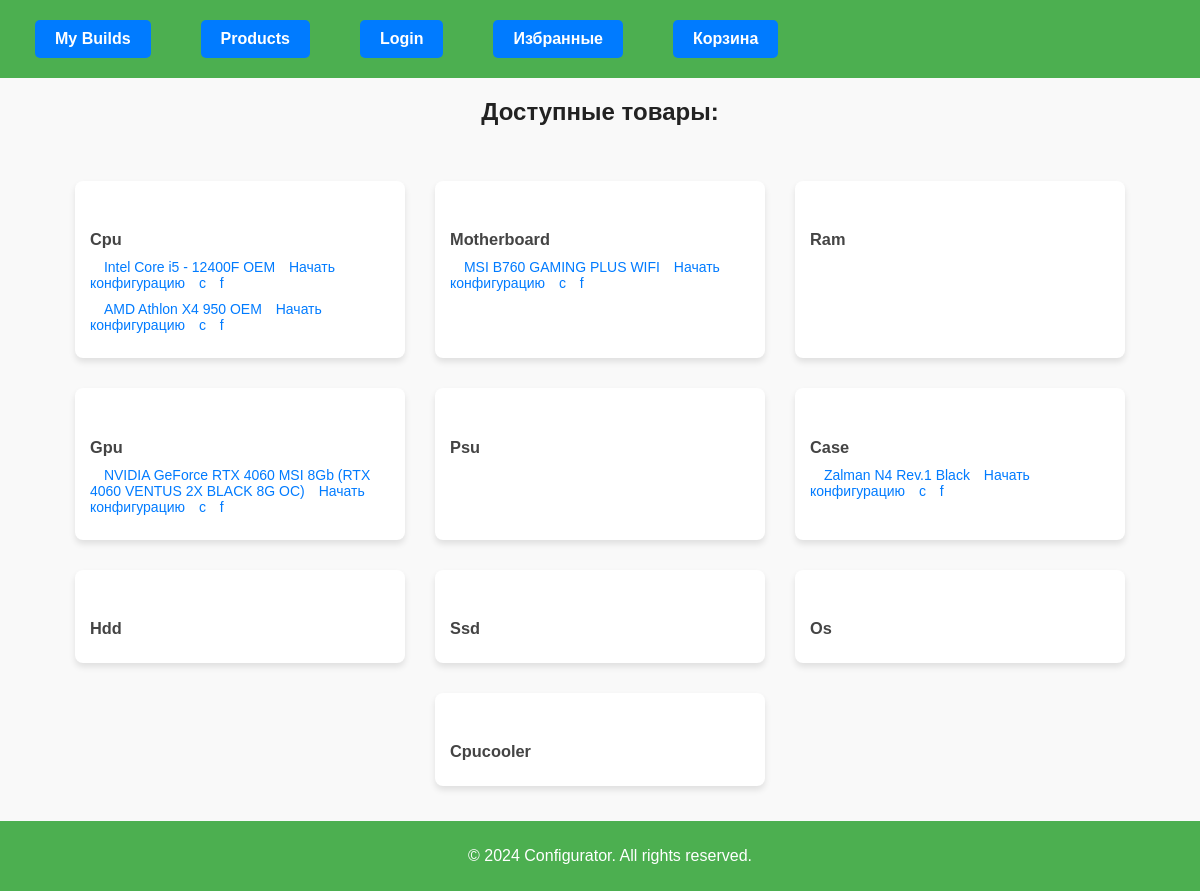
The app's page /, older data.
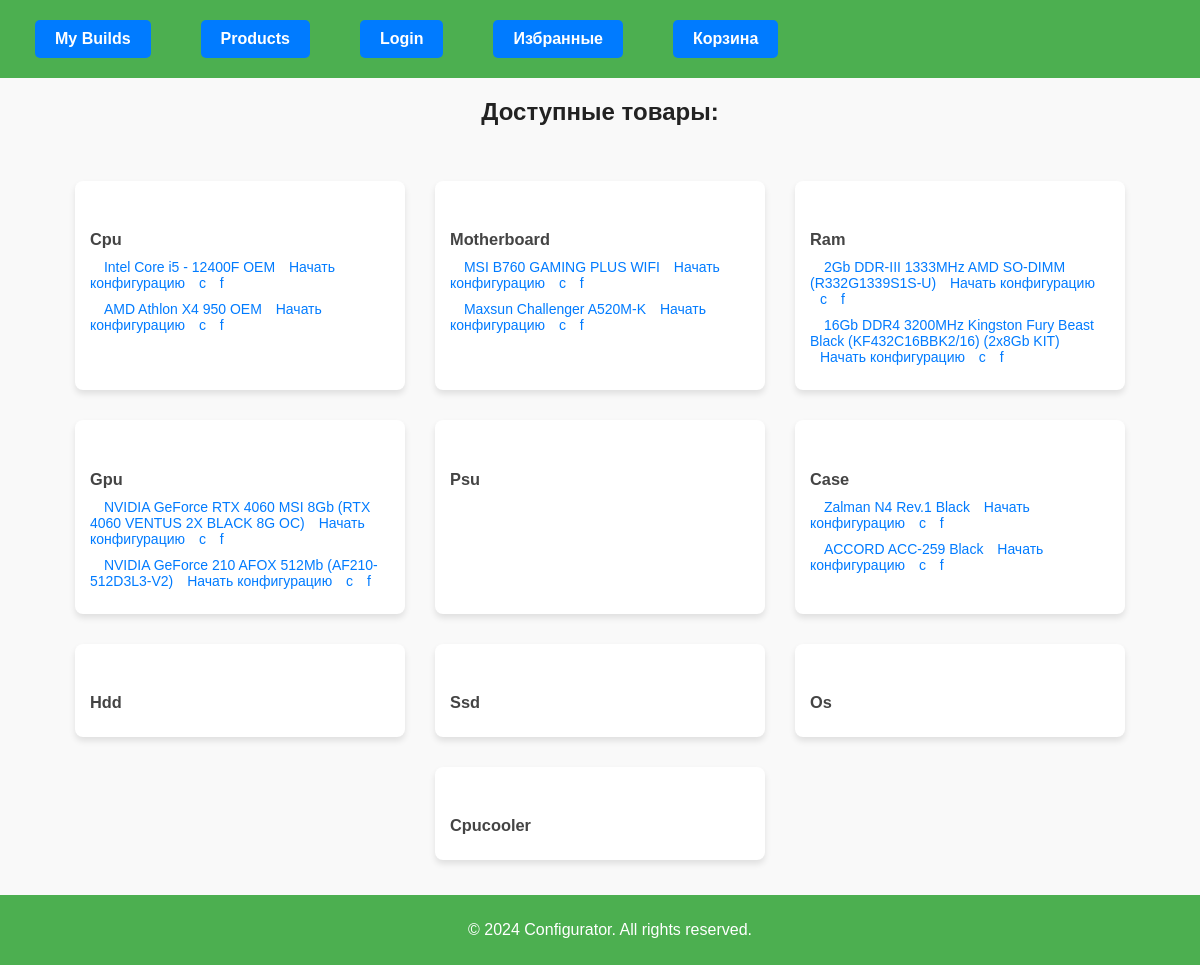
The same page, newer data.
### configurator/models.py (models this page shows, shortened)
class AutoCreateProductMixin:
    PRODUCT_TYPE = None  # Переопределяй в дочерних классах

class CPU(AutoCreateProductMixin, models.Model):
    name = models.CharField(max_length=100, verbose_name="Название процессора")
    image = models.ImageField(upload_to='images/CPU/', null=True, blank=True, verbose_name="Фото CPU")
    manufacturer = models.CharField(max_length=100, verbose_name="Производитель", default="Intel")
    socket = models.CharField(max_length=50, verbose_name="Socket", default="LGA 1700")
    architecture = models.CharField(max_length=50, verbose_name="Архитектура", null=True, blank=True)
    cores = models.IntegerField(verbose_name="Количество ядер", default=4)
    threads = models.IntegerField(verbose_name="Количество потоков", null=True, blank=True)
    base_clock = models.FloatField(verbose_name="Тактовая частота", null=True, blank=True)
    turbo_clock = models.FloatField(verbose_name="Частота процессора в режиме Turbo", null=True, blank=True)
    tdp = models.IntegerField(verbose_name="Типичное тепловыделение", null=True, blank=True)
    release_date = models.CharField(max_length=50, verbose_name="Дата релиза", null=True, blank=True)
    product = models.OneToOneField(Product, on_delete=models.CASCADE, related_name="cpu")
    PRODUCT_TYPE = 'cpu'

class Motherboard(AutoCreateProductMixin, models.Model):
    name = models.CharField(max_length=100, verbose_name="Название материнской платы")
    socket = models.CharField(max_length=50, verbose_name="Сокет", default="LGA 1700")
    chipset = models.CharField(max_length=50, verbose_name="Чипсет", default="Intel B760")
    ram_type = models.CharField(max_length=50, verbose_name="Тип ОЗУ", default="DDR4")
    max_ram = models.IntegerField(verbose_name="Максимальный объем ОЗУ, ГБ", default=128)
    ram_slots = models.IntegerField(verbose_name="Количество слотов ОЗУ", default=4)
    form_factor = models.CharField(max_length=50, verbose_name="Форм-фактор", default="ATX")
    m2_slots = models.IntegerField(verbose_name="Количество слотов M.2", null=True, blank=True)
    sata_ports = models.IntegerField(verbose_name="Количество SATA портов", null=True, blank=True)
    pcie_version = models.CharField(max_length=50, verbose_name="Версия PCIe", default="PCI Express 4.0")
    image = models.ImageField(upload_to='images/motherboards/', null=True, blank=True, verbose_name="Фото материнской платы")
    product = models.OneToOneField(Product, on_delete=models.CASCADE, related_name="motherboard")
    PRODUCT_TYPE = 'motherboard'

class GPU(AutoCreateProductMixin, models.Model):
    name = models.CharField(max_length=100, verbose_name="Название видеокарты")
    interface = models.CharField(max_length=50, verbose_name="Интерфейс", default="PCI Express 4.0")
    manufacturer_gpu = models.CharField(max_length=100, verbose_name="Производитель видеопроцессора", default="unknown")
    series = models.CharField(max_length=50, verbose_name="Серия", default="unknown")
    memory_size = models.IntegerField(verbose_name="Объём памяти мб", default=8000)
    memory_type = models.CharField(max_length=50, verbose_name="Тип памяти", default="GDDR6")
    memory_bus = models.IntegerField(verbose_name="Шина памяти (разрядность)", default=128)
    dimensions_mm = models.IntegerField(verbose_name="Шырина (длина) мм", default=199)
    gpu_base_clock = models.IntegerField(verbose_name="Частота графического процессора", default=1830)
    gpu_boost_clock = models.IntegerField(verbose_name="Частота графического процессора (Boost)", default=2505)
    cuda_cores = models.IntegerField(verbose_name="Число универсальных процессоров", default=3072)
    recommended_psu_power = models.IntegerField(verbose_name="Рекомендуемая мощность блока питания", default=550)
    tgp = models.IntegerField(verbose_name="TGP", default=115)
    image = models.ImageField(upload_to='images/gpu/', null=True, blank=True, verbose_name="Фото видеокарты")
    product = models.OneToOneField(Product, on_delete=models.CASCADE, related_name="gpu")
    PRODUCT_TYPE = 'gpu'

class Case(AutoCreateProductMixin, models.Model):
    name = models.CharField(max_length=100, verbose_name="Название корпуса")
    image = models.ImageField(upload_to='images/cases/', null=True, blank=True, verbose_name="Фото корпуса")
    max_gpu_length_mm = models.IntegerField(verbose_name="Максимальная длина видеокарты, мм", default=315)
    max_cpu_cooler_height_mm = models.IntegerField(verbose_name="Максимальная высота кулера, мм", default=163)
    form_factor_support = models.CharField(max_length=100, verbose_name="Поддерживаемые форм-факторы материнских плат", default="ATX, mATX, Mini-ITX")
    psu_type = models.CharField(max_length=50, verbose_name="Тип блока питания (например, ATX, SFX)", default="без БП")
    drive_bays = models.CharField(max_length=100, verbose_name="Отсеки для накопителей (например, 2x3.5', 2x2.5')", null=True, blank=True)
    fan_slots = models.BooleanField(verbose_name="Места для вентиляторов", default=True)
    bottom_fans = models.CharField(max_length=50, verbose_name="Вентиляторы на нижней панели", null=True, blank=True)
    top_fans = models.CharField(max_length=50, verbose_name="Вентиляторы на верхней панели", null=True, blank=True)
    rgb_lighting = models.BooleanField(verbose_name="Подсветка корпуса", default=True)
    liquid_cooling_support = models.BooleanField(verbose_name="Возможность установки СЖО", default=True)
    dimensions = models.CharField(max_length=50, verbose_name="Размеры (ШхВхГ)", default="204 x 446 x 396 мм")
    weight_kg = models.FloatField(verbose_name="Вес", null=True, blank=True)
    warranty = models.IntegerField(verbose_name="Гарантия (мес.)", null=True, blank=True)
    product = models.OneToOneField(Product, on_delete=models.CASCADE, related_name="case")
    PRODUCT_TYPE = 'case'

class RAM(AutoCreateProductMixin, models.Model):
    name = models.CharField(max_length=100, verbose_name="Название ОЗУ")
    form_factor = models.CharField(max_length=50, verbose_name="Форм-фактор", default="DIMM")
    memory_type = models.CharField(max_length=50, verbose_name="Тип ОЗУ", default="DDR4")
    capacity = models.IntegerField(verbose_name="Объем ОЗУ, ГБ", default=8)
    module_capacity = models.IntegerField(verbose_name="Объем одного модуля, ГБ", default=16)
    kit_modules = models.IntegerField(verbose_name="Количество модулей в комплекте", default=2)
    frequency = models.IntegerField(verbose_name="Частота, МГц", default=6000)
    cas_latency = models.IntegerField(verbose_name="CAS Latency (CL)", default=40)
    voltage = models.FloatField(verbose_name="Напряжение питания, В", default=1.35)
    xmp_support = models.BooleanField(verbose_name="Поддержка XMP", default=True)
    image = models.ImageField(upload_to='images/ram/', null=True, blank=True, verbose_name="Фото ОЗУ")
    product = models.OneToOneField(Product, on_delete=models.CASCADE, related_name="ram")
    PRODUCT_TYPE = 'ram'

### core/views.py (the view)
# urls.py: path('', ProductView.as_view(), name='products'),
class ProductView(View):
    def get(self, request):
        categories = {
            "cpu": CPU.objects.all(),
            "motherboard": Motherboard.objects.all(),
            "ram": RAM.objects.all(),
            "gpu": GPU.objects.all(),
            "psu": PSU.objects.all(),
            "case": Case.objects.all(),
            "hdd": HDD.objects.all(),
            "ssd": SSD.objects.all(),
            "os": OS.objects.all(),
            "cpucooler": CPUCooler.objects.all(),
        }
        return render(request, 'core/products.html', {'items': categories})

### core/templates/core/products.html (shortened to what this page needs)
{% extends 'core/base.html' %}
{% load static %}
{% block css %}<link rel="stylesheet" href="{% static 'core/css/products.css' %}"> {% endblock %}
{% block content %}
    <h2>Доступные товары:</h2>
    <div class="categories">
        {% for category, items in items.items %}
            <div class="category">
                <a href="{% url 'product_type' category %}"><h3>{{ category|title }}</h3></a>
                <ul>
                    {% for item in items %}
                        <li>
                            <a href="{% url 'product_features' item.product.type item.id %}">{{ item.name }}</a>
                            <a href="{% url 'configurator' category item.id %}?clear=True">Начать конфигурацию</a>
                            <a href="{% url 'add_to_cart' item.product.id %}">c</a>
                            <a href="{% url 'add_to_favorites' item.product.id %}">f</a>
                        </li>
                    {% endfor %}
                </ul>
            </div>
        {% endfor %}
    </div>
</body>
</html>
{% endblock %}

Row changes from the older to the newer data that the page shows:
added Motherboard: name "Maxsun Challenger A520M-K"
added RAM: name "2Gb DDR-III 1333MHz AMD SO-DIMM (R332G1339S1S-U)"
added RAM: name "16Gb DDR4 3200MHz Kingston Fury Beast Black (KF432C16BBK2/16) (2x8Gb KIT)"
added GPU: name "NVIDIA GeForce 210 AFOX 512Mb (AF210-512D3L3-V2)"
added Case: name "ACCORD ACC-259 Black"
